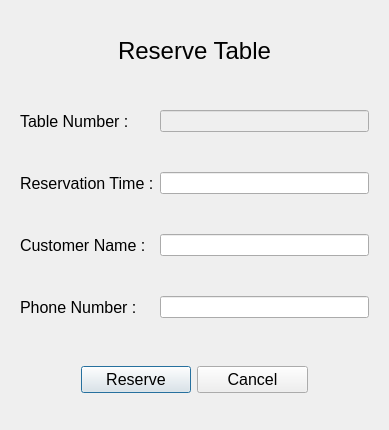
<?xml version="1.0" encoding="UTF-8"?>
<ui version="4.0">
 <class>reserve</class>
 <widget class="QDialog" name="reserve">
  <property name="geometry">
   <rect>
    <x>0</x>
    <y>0</y>
    <width>389</width>
    <height>430</height>
   </rect>
  </property>
  <property name="windowTitle">
   <string>Dialog</string>
  </property>
  <layout class="QVBoxLayout" name="verticalLayout" stretch="1,3,1">
   <item alignment="Qt::AlignmentFlag::AlignHCenter">
    <widget class="QLabel" name="label">
     <property name="font">
      <font>
       <pointsize>18</pointsize>
      </font>
     </property>
     <property name="text">
      <string>Reserve Table</string>
     </property>
    </widget>
   </item>
   <item>
    <widget class="QWidget" name="widget" native="true">
     <layout class="QGridLayout" name="gridLayout">
      <property name="verticalSpacing">
       <number>35</number>
      </property>
      <item row="0" column="0">
       <widget class="QLabel" name="label_2">
        <property name="font">
         <font>
          <pointsize>12</pointsize>
         </font>
        </property>
        <property name="text">
         <string>Table Number :</string>
        </property>
       </widget>
      </item>
      <item row="0" column="1">
       <widget class="QLineEdit" name="TableNum">
        <property name="enabled">
         <bool>false</bool>
        </property>
       </widget>
      </item>
      <item row="1" column="0">
       <widget class="QLabel" name="label_3">
        <property name="font">
         <font>
          <pointsize>12</pointsize>
         </font>
        </property>
        <property name="text">
         <string>Reservation Time :</string>
        </property>
       </widget>
      </item>
      <item row="1" column="1">
       <widget class="QLineEdit" name="ReservationTime"/>
      </item>
      <item row="2" column="0">
       <widget class="QLabel" name="label_4">
        <property name="font">
         <font>
          <pointsize>12</pointsize>
         </font>
        </property>
        <property name="text">
         <string>Customer Name :</string>
        </property>
       </widget>
      </item>
      <item row="2" column="1">
       <widget class="QLineEdit" name="CustomerName"/>
      </item>
      <item row="3" column="0">
       <widget class="QLabel" name="label_5">
        <property name="font">
         <font>
          <pointsize>12</pointsize>
         </font>
        </property>
        <property name="text">
         <string>Phone Number :</string>
        </property>
       </widget>
      </item>
      <item row="3" column="1">
       <widget class="QLineEdit" name="PhoneNum"/>
      </item>
     </layout>
    </widget>
   </item>
   <item>
    <widget class="QWidget" name="widget_2" native="true">
     <layout class="QHBoxLayout" name="horizontalLayout" stretch="2,4,4,2">
      <item>
       <widget class="QWidget" name="widget_3" native="true"/>
      </item>
      <item>
       <widget class="QPushButton" name="btnReserve">
        <property name="font">
         <font>
          <pointsize>12</pointsize>
         </font>
        </property>
        <property name="text">
         <string>Reserve</string>
        </property>
       </widget>
      </item>
      <item>
       <widget class="QPushButton" name="Cancelbtn">
        <property name="font">
         <font>
          <pointsize>12</pointsize>
         </font>
        </property>
        <property name="text">
         <string>Cancel</string>
        </property>
       </widget>
      </item>
      <item>
       <widget class="QWidget" name="widget_4" native="true"/>
      </item>
     </layout>
    </widget>
   </item>
  </layout>
 </widget>
 <resources/>
 <connections/>
</ui>
